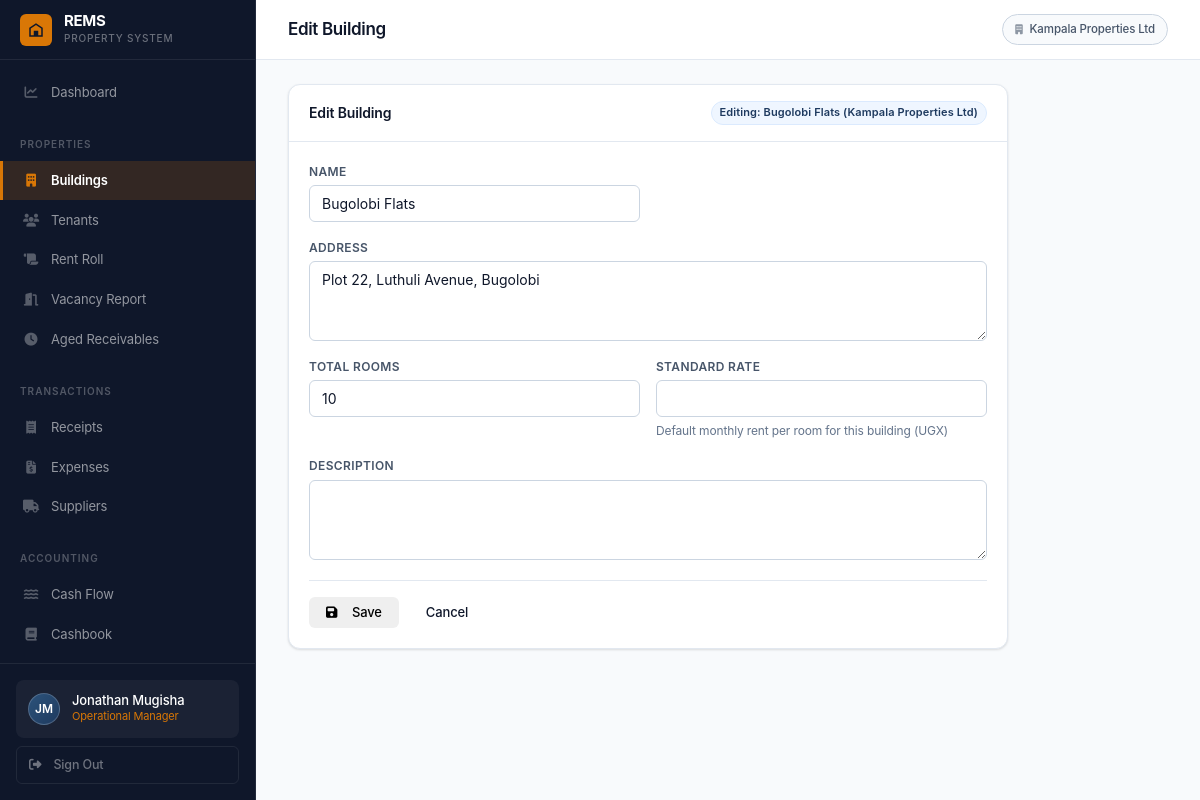
Screenshot of /buildings/9/edit/ (signed in) with the database file from the repository.
### accounts/models.py (models this page shows, shortened)
class User(AbstractUser):
    ROLE_SUPER_ADMIN        = 'super_admin'
    ROLE_OP_MANAGER         = 'op_manager'
    ROLE_PROPERTY_MANAGER   = 'property_manager'
    ROLE_CASHIER_RECEIPTS   = 'cashier_receipts'
    ROLE_CASHIER_EXPENSES   = 'cashier_expenses'
    ROLE_ACCOUNTANT         = 'accountant'
    ROLE_CHOICES = [
        (ROLE_SUPER_ADMIN,      'Super Admin'),
        (ROLE_OP_MANAGER,       'Operational Manager'),
        (ROLE_PROPERTY_MANAGER, 'Property Manager'),
        (ROLE_CASHIER_RECEIPTS, 'Cashier – Receipts'),
        (ROLE_CASHIER_EXPENSES, 'Cashier – Expenses'),
        (ROLE_ACCOUNTANT,       'Accountant'),
    ]
    organisation = models.ForeignKey(
        Organisation, null=True, blank=True,
        on_delete=models.SET_NULL, related_name='users'
    )
    role = models.CharField(max_length=30, choices=ROLE_CHOICES, default=ROLE_CASHIER_RECEIPTS)
    phone = models.CharField(max_length=30, blank=True)
    is_active = models.BooleanField(default=True)
    buildings = models.ManyToManyField('buildings.Building', blank=True, related_name='assigned_users')
    def has_role(self, role_key):
        if self.role == role_key:
            return True
        return self.user_roles.filter(role=role_key).exists()
    @property
    def is_super_admin(self):
        return self.has_role(self.ROLE_SUPER_ADMIN)
    @property
    def is_op_manager(self):
        return self.has_role(self.ROLE_OP_MANAGER)
    @property
    def is_accountant(self):
        return self.has_role(self.ROLE_ACCOUNTANT)
    def can_access_finance(self):
        return self.is_op_manager or self.is_accountant
    def can_receipt(self):
        return self.is_op_manager or self.is_cashier_receipts
    def can_expense(self):
        return self.is_op_manager or self.is_cashier_expenses
    def can_manage_tenants(self):
        return self.is_op_manager or self.is_property_manager
    def can_configure_taxes(self):
        return self.is_accountant

class Organisation(models.Model):
    name = models.CharField(max_length=200)
    contact_email = models.EmailField()
    phone = models.CharField(max_length=30, blank=True)
    address = models.TextField(blank=True)
    subscription_status = models.CharField(
        max_length=20,
        choices=[('active', 'Active'), ('suspended', 'Suspended'), ('trial', 'Trial')],
        default='trial'
    )
    created_at = models.DateTimeField(auto_now_add=True)
    class Meta:
        ordering = ['name']

### buildings/models.py (models this page shows, shortened)
class Building(models.Model):
    organisation  = models.ForeignKey(Organisation, on_delete=models.CASCADE, related_name='buildings')
    name          = models.CharField(max_length=200)
    address       = models.TextField(blank=True)
    total_rooms   = models.PositiveIntegerField(default=0)
    standard_rate = models.DecimalField(
        max_digits=15, decimal_places=2, null=True, blank=True,
        help_text='Default monthly rent per room for this building (UGX)'
    )
    description   = models.TextField(blank=True)
    created_at    = models.DateTimeField(auto_now_add=True)
    def __str__(self):
        return f"{self.name} ({self.organisation.name})"
    class Meta:
        ordering = ['name']

### buildings/views.py (the view)
# urls.py: path('<int:pk>/edit/',   views.building_edit,   name='edit'),
@login_required
def building_edit(request, pk):
    if not request.user.is_op_manager and not request.user.is_super_admin:
        return HttpResponseForbidden()
    building = get_object_or_404(Building, pk=pk, organisation=request.user.organisation)
    form = BuildingForm(request.POST or None, instance=building)
    if request.method == 'POST' and form.is_valid():
        form.save()
        messages.success(request, 'Building updated.')
        return redirect('buildings:list')
    return render(request, 'buildings/building_form.html', {'form': form, 'title': 'Edit Building', 'obj': building})

### buildings/forms.py
class BuildingForm(forms.ModelForm):
    class Meta:
        model = Building
        fields = ['name', 'address', 'total_rooms', 'standard_rate', 'description']
        widgets = {'description': forms.Textarea(attrs={'rows': 3}), 'address': forms.Textarea(attrs={'rows': 2})}

### templates/buildings/building_form.html (shortened to what this page needs)
{% extends 'base.html' %}
{% block page_title %}{{ title }}{% endblock %}
{% block content %}
<div style="max-width:720px;">
  <div class="card">
    <div class="card-header">
      <span class="card-title">{{ title }}</span>
      {% if obj %}<span class="badge badge-navy">Editing: {{ obj }}</span>{% endif %}
    </div>
    <div class="card-body">
      <form method="post" novalidate>
        <div class="form-grid">
          {% for field in form %}
          <div class="form-group {% if field.field.widget.attrs.rows or field|length > 60 %}form-full{% endif %}">
            <label class="form-label">{{ field.label }}</label>
            {{ field }}
            {% if field.help_text %}<div class="form-hint">{{ field.help_text }}</div>{% endif %}
          </div>
          {% endfor %}
        </div>
        <div style="display:flex;gap:10px;margin-top:20px;padding-top:16px;border-top:1px solid var(--border);">
          <button type="submit" class="btn btn-gold"><i class="fas fa-save"></i>&nbsp; Save</button>
          <a href="javascript:history.back()" class="btn btn-outline">Cancel</a>
        </div>
      </form>
    </div>
  </div>
</div>
{% endblock %}

### templates/base.html (shortened to what this page needs)
{% load humanize %}
<!DOCTYPE html>
<html lang="en">
<head>
<link rel="stylesheet" href="https://cdnjs.cloudflare.com/ajax/libs/font-awesome/6.5.0/css/all.min.css">
<link rel="stylesheet" href="/static/css/rems.css">
</head>
<body>
<aside class="sidebar">
  <a href="{% url 'dashboard:home' %}" class="sidebar-brand">
    <div class="sidebar-brand-mark">
      <svg viewBox="0 0 24 24" xmlns="http://www.w3.org/2000/svg">
        <path d="M3 21V9l9-6 9 6v12H3zm2-2h4v-4h6v4h4V10.1L12 5.2 5 10.1V19zm4-4h6v-2H9v2z"/>
      </svg>
    </div>
    <div>
      <div class="sidebar-brand-name">REMS</div>
      <div class="sidebar-brand-sub">Property System</div>
    </div>
  </a>
  <nav class="sidebar-nav">
    {% if user.is_op_manager or user.is_super_admin %}
    <a href="{% url 'dashboard:home' %}"
       class="nav-item {% if request.resolver_match.app_name == 'dashboard' %}active{% endif %}">
      <span class="nav-icon"><i class="fas fa-chart-line"></i></span> Dashboard
    </a>
    {% endif %}
    {% if user.can_manage_tenants or user.is_op_manager %}
    <div class="nav-section">Properties</div>
    {% if user.is_op_manager or user.is_super_admin %}
    <a href="{% url 'buildings:list' %}"
       class="nav-item {% if request.resolver_match.app_name == 'buildings' %}active{% endif %}">
      <span class="nav-icon"><i class="fas fa-building"></i></span> Buildings
    </a>
    {% endif %}
    <a href="{% url 'tenants:list' %}"
       class="nav-item {% if request.resolver_match.app_name == 'tenants' and 'vacancy' not in request.path and 'aged' not in request.path and 'rent-roll' not in request.path %}active{% endif %}">
      <span class="nav-icon"><i class="fas fa-users"></i></span> Tenants
    </a>
    <a href="{% url 'tenants:rent_roll' %}"
       class="nav-item {% if 'rent-roll' in request.path %}active{% endif %}">
      <span class="nav-icon"><i class="fas fa-scroll"></i></span> Rent Roll
    </a>
    <a href="{% url 'tenants:vacancy' %}"
       class="nav-item {% if 'vacancy' in request.path %}active{% endif %}">
      <span class="nav-icon"><i class="fas fa-door-open"></i></span> Vacancy Report
    </a>
    <a href="{% url 'tenants:aged_receivables' %}"
       class="nav-item {% if 'aged-receivables' in request.path %}active{% endif %}">
      <span class="nav-icon"><i class="fas fa-clock"></i></span> Aged Receivables
    </a>
    {% endif %}
    {% if user.can_receipt or user.can_expense %}
    <div class="nav-section">Transactions</div>
    {% if user.can_receipt %}
    <a href="{% url 'receipts:list' %}"
       class="nav-item {% if request.resolver_match.app_name == 'receipts' %}active{% endif %}">
      <span class="nav-icon"><i class="fas fa-receipt"></i></span> Receipts
    </a>
    {% endif %}
    {% if user.can_expense %}
    <a href="{% url 'expenses:list' %}"
       class="nav-item {% if request.resolver_match.app_name == 'expenses' and 'supplier' not in request.path %}active{% endif %}">
      <span class="nav-icon"><i class="fas fa-file-invoice-dollar"></i></span> Expenses
    </a>
    <a href="{% url 'expenses:supplier_list' %}"
       class="nav-item {% if 'supplier' in request.path %}active{% endif %}">
      <span class="nav-icon"><i class="fas fa-truck"></i></span> Suppliers
    </a>
    {% endif %}
    {% endif %}
    {% if user.can_access_finance or user.can_manage_tenants %}
    <div class="nav-section">Accounting</div>
    {% if user.can_manage_tenants %}
    <a href="{% url 'finance:cash_flow' %}"
       class="nav-item {% if 'cash-flow' in request.path %}active{% endif %}">
      <span class="nav-icon"><i class="fas fa-water"></i></span> Cash Flow
    </a>
    {% endif %}
    {% if user.can_access_finance %}
    <a href="{% url 'finance:cashbook' %}"
       class="nav-item {% if 'cashbook' in request.path %}active{% endif %}">
      <span class="nav-icon"><i class="fas fa-book"></i></span> Cashbook
    </a>
    <a href="{% url 'finance:debtor_ledger' %}"
       class="nav-item {% if 'debtor-ledger' in request.path %}active{% endif %}">
    </a>
    {% endif %}
    {% endif %}
  </nav>
  <div class="sidebar-footer">
    <div class="user-chip">
      <div class="user-avatar">{{ user.first_name.0|upper }}{{ user.last_name.0|upper }}</div>
      <div style="min-width:0;">
        <div class="user-name">{{ user.get_full_name|default:user.username }}</div>
        <div class="user-role">
          {{ user.get_role_display }}{% for r in user.user_roles.all %} &middot; {{ r.get_role_display }}{% endfor %}
        </div>
      </div>
    </div>
    <a href="{% url 'accounts:logout' %}" class="sidebar-signout">
      <i class="fas fa-sign-out-alt"></i> Sign Out
    </a>
  </div>
</aside>
<div class="main-wrapper">
  <header class="topbar">
    <div class="topbar-left">
      <h1 class="page-title">{% block page_title %}{% endblock %}</h1>
    </div>
    <div class="topbar-actions">
      {% if user.organisation %}
      <span class="org-label">
        <i class="fas fa-building" style="font-size:10px;margin-right:4px;opacity:.6;"></i>
        {{ user.organisation.name }}
      </span>
      {% endif %}
    </div>
  </header>
  <main class="content">
    {% block content %}{% endblock %}
  </main>
</div>
</body>
</html>

### rows the page displays
User: first_name.0 "J", last_name.0 "M", get_full_name "Jonathan Mugisha", role "Operational Manager", organisation.name "Kampala Properties Ltd"
Building: name+organisation "Bugolobi Flats (Kampala Properties Ltd)", form "Bugolobi Flats" "Plot 22, Luthuli Avenue, Bugolobi" "10"

### other values shown
{{ title }} "Edit Building"
{{ field.label }} "NAME" "ADDRESS" "TOTAL ROOMS" "STANDARD RATE" "DESCRIPTION"
{{ field.help_text }} "Default monthly rent per room for this building (UGX)"
